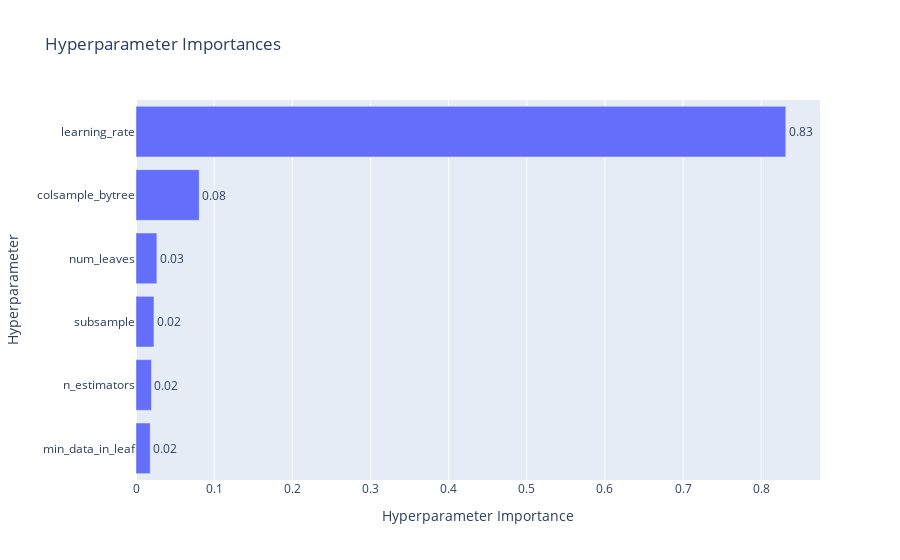

Source (notebook cell):
### Code cell
# 하이퍼파라미터별 중요도를 확인할 수 있는 그래프
optuna.visualization.plot_param_importances(study_lgbm)

### Figure 1 — Plotly figure (JSON) as saved in the notebook; plotly's stock layout.template omitted (floating-point values rounded to 4 significant figures)
{"data": [{"cliponaxis": false, "hovertemplate": ["min_data_in_leaf (IntDistribution): 0.018211408246743326<extra></extra>", "n_estimators (IntDistribution): 0.019824671029964616<extra></extra>", "subsample (FloatDistribution): 0.022981073575652194<extra></extra>", "num_leaves (IntDistribution): 0.026707081682845125<extra></extra>", "colsample_bytree (FloatDistribution): 0.0808636722708502<extra></extra>", "learning_rate (FloatDistribution): 0.8314120931939446<extra></extra>"], "name": "Objective Value", "orientation": "h", "text": ["0.02", "0.02", "0.02", "0.03", "0.08", "0.83"], "textposition": "outside", "type": "bar", "x": [0.01821, 0.01982, 0.02298, 0.02671, 0.08086, 0.8314], "y": ["min_data_in_leaf", "n_estimators", "subsample", "num_leaves", "colsample_bytree", "learning_rate"]}], "layout": {"title": {"text": "Hyperparameter Importances"}, "xaxis": {"title": {"text": "Hyperparameter Importance"}}, "yaxis": {"title": {"text": "Hyperparameter"}}}}
